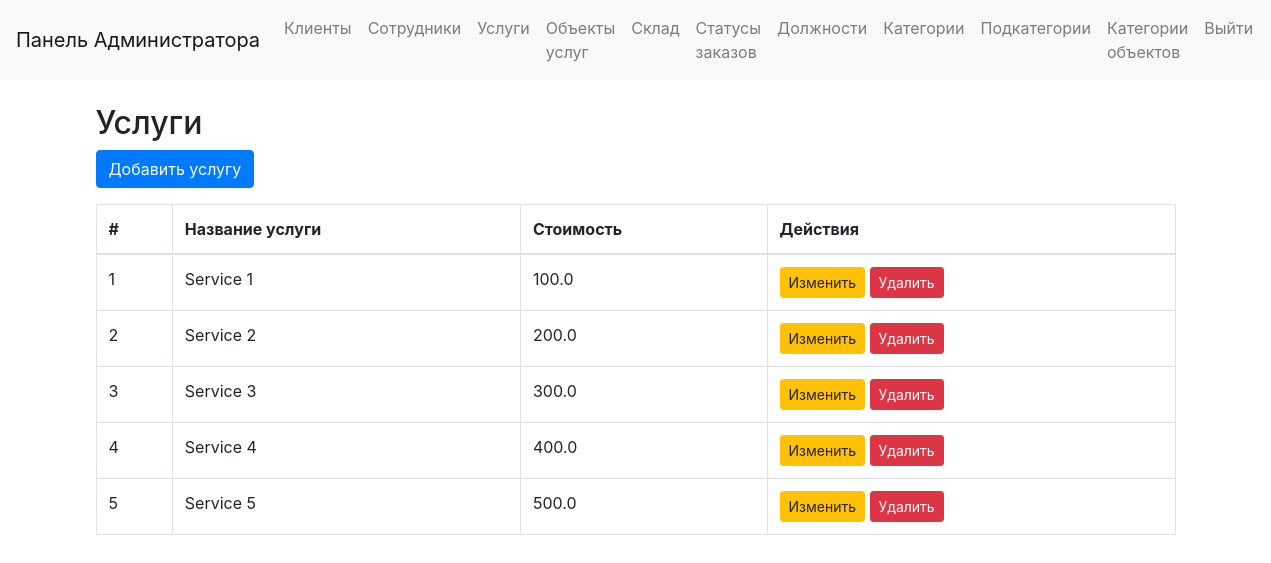
/admin/services (signed in), run on an earlier commit of the app's database.
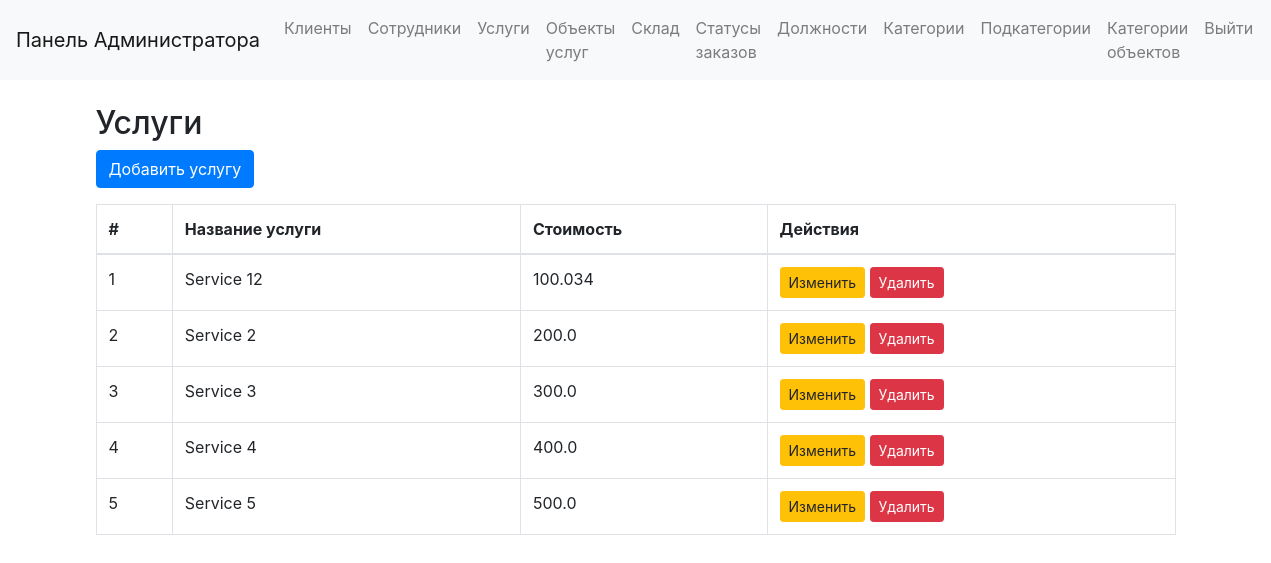
And on a later commit of the database.
### app/models.py (models this page shows, shortened)
class Services(db.Model):
    __tablename__ = 'Services'
    id = db.Column(db.Integer, primary_key=True)
    service_name = db.Column(db.String(150), nullable=False)
    cost = db.Column(db.Float, nullable=False)

### app/admin/routs.py (the view)
@admin.route('/admin/services')
def manage_services():
    if session.get('role') != 'admin':
        return redirect(url_for('users.login'))
    services = Services.query.all()
    return render_template('admin/manage_services.html', services=services)

### app/templates/admin/manage_services.html
{% extends "admin/base_admin.html" %}
{% block content %}
<div class="container mt-4">
    <h2>Услуги</h2>
    <a href="{{ url_for('admin.add_service_form') }}" class="btn btn-primary mb-3">Добавить услугу</a>
    <table class="table table-bordered">
        <thead>
            <tr>
                <th>#</th>
                <th>Название услуги</th>
                <th>Стоимость</th>
                <th>Действия</th>
            </tr>
        </thead>
        <tbody>
            {% for service in services %}
            <tr>
                <td>{{ loop.index }}</td>
                <td>{{ service.service_name }}</td>
                <td>{{ service.cost }}</td>
                <td>
                    <a href="{{ url_for('admin.edit_service_form', service_id=service.id) }}" class="btn btn-warning btn-sm">Изменить</a>
                    <form action="{{ url_for('admin.delete_service', service_id=service.id) }}" method="POST" style="display:inline;">
                        <button type="submit" class="btn btn-danger btn-sm">Удалить</button>
                    </form>
                </td>
            </tr>
            {% endfor %}
        </tbody>
    </table>
</div>
{% endblock %}

What changed in the data, as far as the page shows it:
changed Services: service_name "Service 1" → "Service 12"; cost "100.0" → "100.034"
